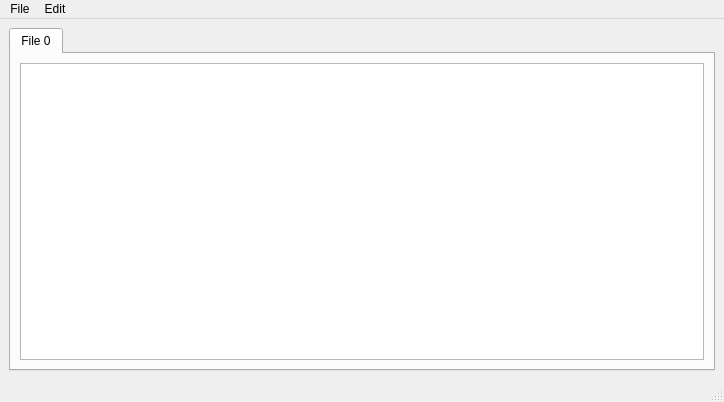
<?xml version="1.0" encoding="UTF-8"?>
<ui version="4.0">
 <class>MainWindow</class>
 <widget class="QMainWindow" name="MainWindow">
  <property name="geometry">
   <rect>
    <x>0</x>
    <y>0</y>
    <width>724</width>
    <height>402</height>
   </rect>
  </property>
  <property name="windowTitle">
   <string>MainWindow</string>
  </property>
  <widget class="QWidget" name="centralwidget">
   <layout class="QGridLayout" name="gridLayout">
    <item row="0" column="0">
     <widget class="QTabWidget" name="tabWidget">
      <property name="currentIndex">
       <number>0</number>
      </property>
      <widget class="QWidget" name="tab">
       <attribute name="title">
        <string>File 0</string>
       </attribute>
       <layout class="QGridLayout" name="gridLayout_2">
        <item row="0" column="0">
         <widget class="QPlainTextEdit" name="plainTextEdit"/>
        </item>
       </layout>
      </widget>
     </widget>
    </item>
   </layout>
  </widget>
  <widget class="QMenuBar" name="menubar">
   <property name="geometry">
    <rect>
     <x>0</x>
     <y>0</y>
     <width>724</width>
     <height>20</height>
    </rect>
   </property>
   <widget class="QMenu" name="menuFile">
    <property name="title">
     <string>File</string>
    </property>
    <addaction name="actionNew_Tab"/>
    <addaction name="actionFile"/>
    <addaction name="separator"/>
    <addaction name="actionNewTab"/>
    <addaction name="actionCloseTab"/>
   </widget>
   <widget class="QMenu" name="menuEdit">
    <property name="title">
     <string>Edit</string>
    </property>
   </widget>
   <addaction name="menuFile"/>
   <addaction name="menuEdit"/>
  </widget>
  <widget class="QStatusBar" name="statusbar"/>
  <action name="actionNew_Tab">
   <property name="text">
    <string>New File</string>
   </property>
  </action>
  <action name="actionFile">
   <property name="text">
    <string>Open File</string>
   </property>
  </action>
  <action name="actionNewTab">
   <property name="text">
    <string>New Tab</string>
   </property>
  </action>
  <action name="actionCloseTab">
   <property name="text">
    <string>Close Tab</string>
   </property>
  </action>
 </widget>
 <resources/>
 <connections/>
</ui>
